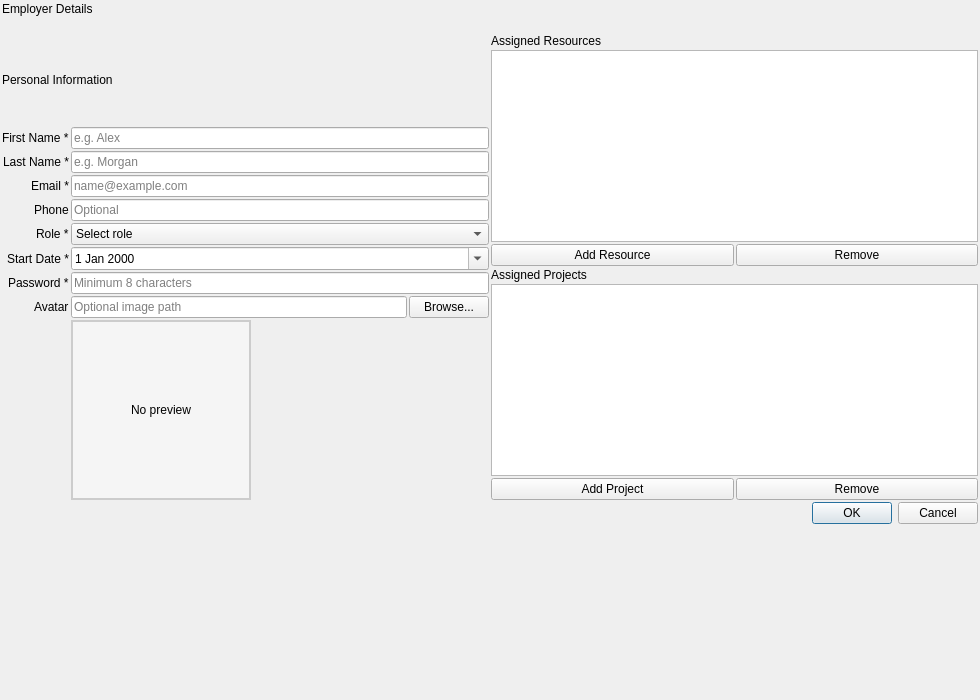
<?xml version="1.0" encoding="UTF-8"?>
<ui version="4.0">
 <class>EmployerForm</class>
 <widget class="QDialog" name="EmployerForm">
    <property name="geometry">
     <rect>
        <x>120</x>
        <y>60</y>
        <width>980</width>
        <height>700</height>
     </rect>
    </property>
    <property name="minimumSize">
     <size>
        <width>900</width>
        <height>680</height>
     </size>
    </property>
  <property name="windowTitle">
   <string>Employer</string>
  </property>
  <layout class="QVBoxLayout" name="verticalLayout">
    <property name="spacing">
     <number>2</number>
    </property>
    <property name="leftMargin">
     <number>2</number>
    </property>
    <property name="topMargin">
     <number>2</number>
    </property>
    <property name="rightMargin">
     <number>2</number>
    </property>
    <property name="bottomMargin">
     <number>2</number>
    </property>
   <item>
    <widget class="QLabel" name="titleLabel">
     <property name="text">
      <string>Employer Details</string>
     </property>
     <property name="alignment">
      <set>Qt::AlignmentFlag::AlignLeading|Qt::AlignmentFlag::AlignLeft|Qt::AlignmentFlag::AlignVCenter</set>
     </property>
    </widget>
   </item>
   <item>
    <widget class="QLabel" name="errorLabel">
     <property name="styleSheet">
      <string notr="true">QLabel { color: #c82333; }</string>
     </property>
     <property name="text">
      <string/>
     </property>
     <property name="alignment">
      <set>Qt::AlignmentFlag::AlignLeading|Qt::AlignmentFlag::AlignLeft|Qt::AlignmentFlag::AlignTop</set>
     </property>
     <property name="wordWrap">
      <bool>true</bool>
     </property>
    </widget>
   </item>
   <item>
    <layout class="QHBoxLayout" name="mainLayout">
     <item>
      <layout class="QVBoxLayout" name="formLayout_main">
       <item>
        <widget class="QLabel" name="label_info">
         <property name="text">
          <string>Personal Information</string>
         </property>
        </widget>
       </item>
       <item>
        <layout class="QFormLayout" name="formLayout">
         <property name="labelAlignment">
          <set>Qt::AlignmentFlag::AlignRight|Qt::AlignmentFlag::AlignTrailing|Qt::AlignmentFlag::AlignVCenter</set>
         </property>
         <item row="0" column="0">
          <widget class="QLabel" name="firstNameLabel">
           <property name="text">
            <string>First Name *</string>
           </property>
          </widget>
         </item>
         <item row="0" column="1">
          <widget class="QLineEdit" name="firstNameLineEdit">
           <property name="placeholderText">
            <string>e.g. Alex</string>
           </property>
          </widget>
         </item>
         <item row="1" column="0">
          <widget class="QLabel" name="lastNameLabel">
           <property name="text">
            <string>Last Name *</string>
           </property>
          </widget>
         </item>
         <item row="1" column="1">
          <widget class="QLineEdit" name="lastNameLineEdit">
           <property name="placeholderText">
            <string>e.g. Morgan</string>
           </property>
          </widget>
         </item>
         <item row="2" column="0">
          <widget class="QLabel" name="emailLabel">
           <property name="text">
            <string>Email *</string>
           </property>
          </widget>
         </item>
         <item row="2" column="1">
          <widget class="QLineEdit" name="emailLineEdit">
           <property name="placeholderText">
            <string>name@example.com</string>
           </property>
          </widget>
         </item>
         <item row="3" column="0">
          <widget class="QLabel" name="phoneLabel">
           <property name="text">
            <string>Phone</string>
           </property>
          </widget>
         </item>
         <item row="3" column="1">
          <widget class="QLineEdit" name="phoneLineEdit">
           <property name="placeholderText">
            <string>Optional</string>
           </property>
          </widget>
         </item>
         <item row="4" column="0">
          <widget class="QLabel" name="roleLabel">
           <property name="text">
            <string>Role *</string>
           </property>
          </widget>
         </item>
         <item row="4" column="1">
          <widget class="QComboBox" name="roleComboBox">
           <item>
            <property name="text">
             <string>Select role</string>
            </property>
           </item>
           <item>
            <property name="text">
             <string>Administrator</string>
            </property>
           </item>
           <item>
            <property name="text">
             <string>HR Manager</string>
            </property>
           </item>
           <item>
            <property name="text">
             <string>Project Lead</string>
            </property>
           </item>
           <item>
            <property name="text">
             <string>Recruiter</string>
            </property>
           </item>
           <item>
            <property name="text">
             <string>Finance</string>
            </property>
           </item>
          </widget>
         </item>
         <item row="5" column="0">
          <widget class="QLabel" name="startDateLabel">
           <property name="text">
            <string>Start Date *</string>
           </property>
          </widget>
         </item>
         <item row="5" column="1">
          <widget class="QDateEdit" name="startDateEdit">
           <property name="calendarPopup">
            <bool>true</bool>
           </property>
          </widget>
         </item>
         <item row="6" column="0">
          <widget class="QLabel" name="passwordLabel">
           <property name="text">
            <string>Password *</string>
           </property>
          </widget>
         </item>
         <item row="6" column="1">
          <widget class="QLineEdit" name="passwordLineEdit">
           <property name="echoMode">
            <enum>QLineEdit::EchoMode::Password</enum>
           </property>
           <property name="placeholderText">
            <string>Minimum 8 characters</string>
           </property>
          </widget>
         </item>
         <item row="7" column="0">
          <widget class="QLabel" name="avatarLabel">
           <property name="text">
            <string>Avatar</string>
           </property>
          </widget>
         </item>
         <item row="7" column="1">
          <layout class="QHBoxLayout" name="avatarLayout">
           <item>
            <widget class="QLineEdit" name="avatarLineEdit">
             <property name="readOnly">
              <bool>true</bool>
             </property>
             <property name="placeholderText">
              <string>Optional image path</string>
             </property>
            </widget>
           </item>
           <item>
            <widget class="QPushButton" name="browseAvatarButton">
             <property name="text">
              <string>Browse...</string>
             </property>
            </widget>
           </item>
          </layout>
         </item>
         <item row="8" column="1">
          <widget class="QLabel" name="avatarPreviewLabel">
         <property name="minimumSize">
          <size>
           <width>180</width>
           <height>180</height>
          </size>
         </property>
         <property name="maximumSize">
          <size>
           <width>180</width>
           <height>180</height>
          </size>
         </property>
           <property name="styleSheet">
            <string notr="true">QLabel { border: 2px solid #ccc; border-radius: 0px; background-color: #f5f5f5; }</string>
           </property>
           <property name="frameShape">
            <enum>QFrame::Shape::StyledPanel</enum>
           </property>
           <property name="text">
            <string>No preview</string>
           </property>
           <property name="alignment">
            <set>Qt::AlignmentFlag::AlignCenter</set>
           </property>
          </widget>
         </item>
        </layout>
       </item>
      </layout>
     </item>
     <item>
      <layout class="QVBoxLayout" name="avatarLayout_2">
       <item>
        <widget class="QLabel" name="resourceLabel">
         <property name="text">
          <string>Assigned Resources</string>
         </property>
        </widget>
       </item>
       <item>
   <widget class="QListWidget" name="resourceListWidget">
    <property name="minimumSize">
     <size>
      <width>220</width>
      <height>90</height>
     </size>
    </property>
   </widget>
       </item>
       <item>
        <layout class="QHBoxLayout" name="resourceButtonLayout">
         <item>
          <widget class="QPushButton" name="addResourceButton">
           <property name="text">
            <string>Add Resource</string>
           </property>
          </widget>
         </item>
         <item>
          <widget class="QPushButton" name="removeResourceButton">
           <property name="text">
            <string>Remove</string>
           </property>
          </widget>
         </item>
        </layout>
       </item>
       <item>
        <widget class="QLabel" name="projectLabel">
         <property name="text">
          <string>Assigned Projects</string>
         </property>
        </widget>
       </item>
       <item>
   <widget class="QListWidget" name="projectListWidget">
    <property name="minimumSize">
     <size>
      <width>220</width>
      <height>90</height>
     </size>
    </property>
   </widget>
       </item>
       <item>
        <layout class="QHBoxLayout" name="projectButtonLayout">
         <item>
          <widget class="QPushButton" name="addProjectButton">
           <property name="text">
            <string>Add Project</string>
           </property>
          </widget>
         </item>
         <item>
          <widget class="QPushButton" name="removeProjectButton">
           <property name="text">
            <string>Remove</string>
           </property>
          </widget>
         </item>
        </layout>
       </item>
      </layout>
     </item>
    </layout>
   </item>
   <item>
    <widget class="QDialogButtonBox" name="buttonBox">
     <property name="orientation">
      <enum>Qt::Orientation::Horizontal</enum>
     </property>
     <property name="standardButtons">
      <set>QDialogButtonBox::StandardButton::Cancel|QDialogButtonBox::StandardButton::Ok</set>
     </property>
    </widget>
   </item>
   <item>
    <spacer name="verticalSpacer_3">
     <property name="orientation">
      <enum>Qt::Orientation::Vertical</enum>
     </property>
     <property name="sizeHint" stdset="0">
      <size>
       <width>20</width>
       <height>40</height>
      </size>
     </property>
    </spacer>
   </item>
   <item>
    <spacer name="verticalSpacer_2">
     <property name="orientation">
      <enum>Qt::Orientation::Vertical</enum>
     </property>
     <property name="sizeHint" stdset="0">
      <size>
       <width>20</width>
       <height>40</height>
      </size>
     </property>
    </spacer>
   </item>
  </layout>
 </widget>
 <resources/>
 <connections>
  <connection>
   <sender>buttonBox</sender>
   <signal>accepted()</signal>
   <receiver>EmployerForm</receiver>
   <slot>accept()</slot>
   <hints>
    <hint type="sourcelabel">
     <x>340</x>
     <y>750</y>
    </hint>
    <hint type="destinationlabel">
     <x>100</x>
     <y>750</y>
    </hint>
   </hints>
  </connection>
  <connection>
   <sender>buttonBox</sender>
   <signal>rejected()</signal>
   <receiver>EmployerForm</receiver>
   <slot>reject()</slot>
   <hints>
    <hint type="sourcelabel">
     <x>400</x>
     <y>750</y>
    </hint>
    <hint type="destinationlabel">
     <x>500</x>
     <y>750</y>
    </hint>
   </hints>
  </connection>
 </connections>
</ui>
